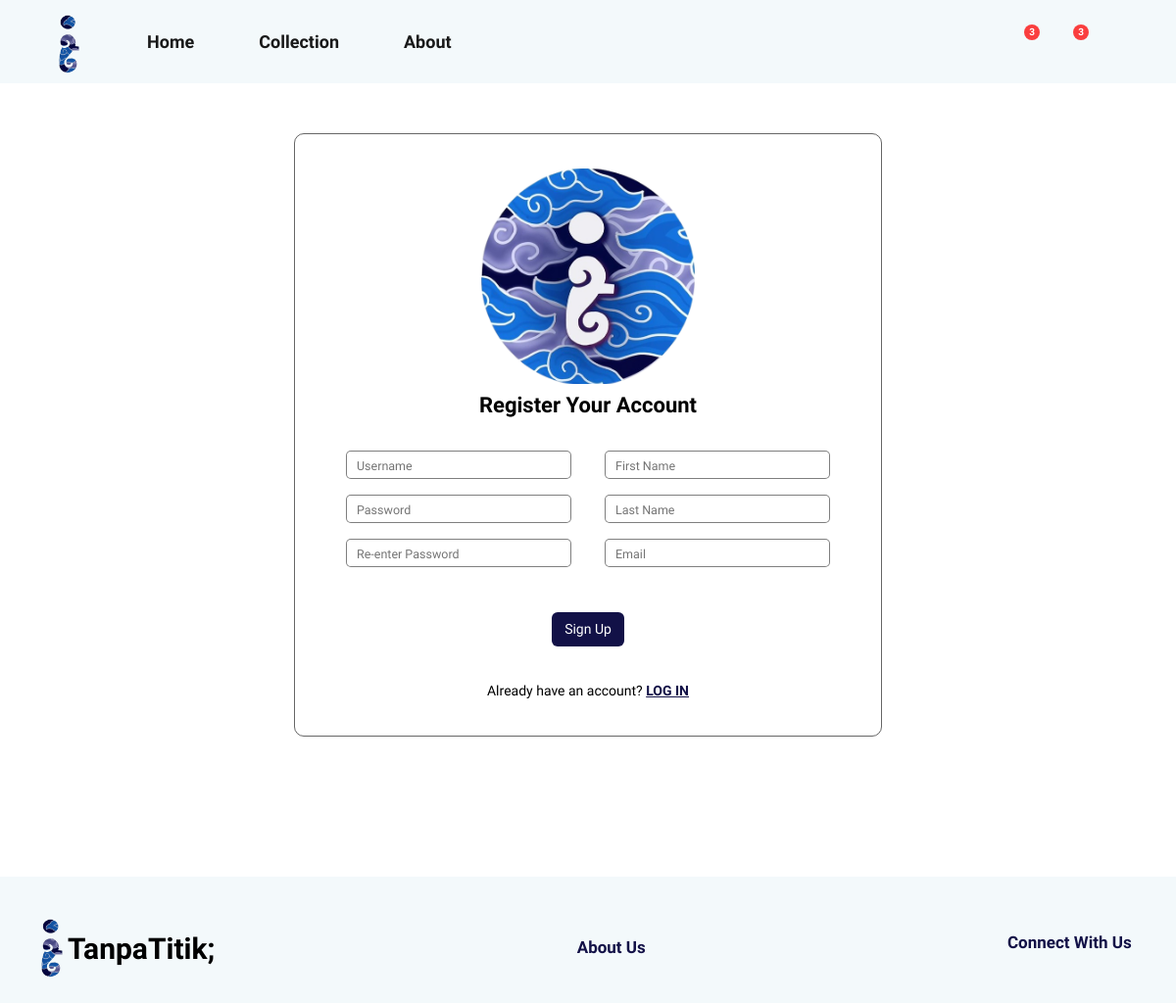
/register_page/ (signed in), run on the app's committed database.
### mainPage/models.py (models this page shows, shortened)
class Additional(models.Model):
    name = models.CharField(max_length=200)
    img = models.ImageField(null=True, blank=True, upload_to="images/") #TanpaTitik Logo

class Order(models.Model):
    customer = models.ForeignKey(Customer, on_delete=models.SET_NULL,null=True)
    status = models.ForeignKey(OrderStatus, on_delete=models.SET_NULL, null=True, blank=True)
    date_ordered = models.DateField(auto_now_add=True) # Not like that
    complete = models.BooleanField(default=False) # payment complete
    current = models.BooleanField(default=True) # if true, we can continue adding to cart. and displayed in the checkout page
    cancel = models.BooleanField(default=False)
    payment_method = models.CharField(max_length=200, null=True)
    transaction_id = models.CharField(max_length=200, null=True)
    terms = models.BooleanField(default=False)
    shipping_cost = models.IntegerField(default=0)
    delivery_time = models.CharField(max_length=200, null=True)
    @property
    def get_cart_items(self):
        orderitems = self.orderitem_set.all()
        total = sum([item.quantity for item in orderitems]) #The total quantity of the cart (all OrderItems)
        return total

class OrderItem(models.Model):
    product= models.ForeignKey(Products, on_delete=models.SET_NULL, blank=True, null=True) #When the customer is deleted, the OrderItem remains exist. However, the customer key is null
    order = models.ForeignKey(Order, on_delete=models.SET_NULL, blank=True, null=True)
    quantity = models.IntegerField(default=1)
    date_added = models.DateTimeField(auto_now_add=True, null=True, blank=True)

### mainPage/views.py (the view, shortened to what this page needs)
# urls.py: path("register_page/", views.registerPage, name="register_page"),
def registerPage(request):
    logo = Additional.objects.get(name="logo")
    logo2 = Additional.objects.get(name="logo2")
    form = CreateUserForm() #Replace UserCreationForm(). It's the replica or the modified form
    if request.user.is_authenticated:
        customer = request.user.customer
        order, created = Order.objects.get_or_create(customer=customer, current=True)
        customer_wishlist = Wishlist.objects.filter(customer=customer)
    else:
        customer = None
        order = {'get_cart_total':0, 'get_cart_items':0}
        customer_wishlist = []
    context = {"logo":logo,"logo2":logo2,"customer_wishlist":customer_wishlist,"customer":customer,"order":order,"form":form}
    return render(request,"registration/register.html",context)

### mainPage/forms.py
class CreateUserForm(UserCreationForm): #Replicate the original user creation form (UserCreationForm)
    class Meta:
        model = User
        fields = ['username','first_name','last_name','email','password1','password2']

### mainPage/templates/registration/register.html (shortened to what this page needs)
<!DOCTYPE html>
{% extends "main/base2.html" %}
{% load static %}
{% load custom_filters %}
    {% block head %}
    <link rel="stylesheet" type="text/css" href="{% static '/css/user/register.css' %}">
    <link rel="stylesheet" type="text/css" href="{% static '/css/cart_wishlist/cart.css' %}">
    {% endblock head %}
    {% block content %}
    <div class="container cart-wishlist-content" style="display:flex;justify-content:center">
      <div class="register-box">
        <div class="register-login-icon"><img src="{{logo2.img.url}}"></div>
        <div class="register-heading">Register Your Account</div>
        <div class="register-form">
          <form method="POST" action="">
            <div class="input-form" id="input-form">
              <div class="input-cont">{{form.username}}</div>
              <div class="input-cont">{{form.first_name}}</div>
              <div class="input-cont">{{form.password1}}</div>
              <div class="input-cont"> {{form.last_name}}</div>
              <div class="input-cont">{{form.password2}}</div>
              <div class="input-cont"> {{form.email}}</div>
            </div>
            <div class="btn-container"><button type="submit" name="create_user" class="btn register-login-button">Sign Up</button></div>
          </form>
        </div>
        <div class="register-login-footer">Already have an account? <a href="{% url 'login_page' %}">LOG IN</a></div>
      </div>
    </div>
    {% endblock %}

### mainPage/templates/main/base2.html (shortened to what this page needs)
<!DOCTYPE html>
{% load static %}
<html lang="en">
<head>
    <link href="https://cdn.jsdelivr.net/npm/bootstrap@5.2.3/dist/css/bootstrap.min.css" rel="stylesheet">
    <link rel="stylesheet" href="https://cdnjs.cloudflare.com/ajax/libs/font-awesome/4.7.0/css/font-awesome.min.css">
    <link rel="stylesheet" type="text/css" href="{% static '/css/general/base2.css' %}">
    <link rel="stylesheet" type="text/css" href="{% static '/css/general/footer.css' %}">
    {% block head %}
    {% endblock head %}
</head>
<body>
   <nav class="navbar navbar-expand-lg bg-body-tertiary fixed-top" id="navMain" style="margin:0px;padding:10px">
    <div class="container-fluid">
      <a class="navbar-brand" id="logo_div" href="#"><img class="logo" src="{{logo.img.url}}" alt="TanpaTitik"></a>
      <div class="collapse navbar-collapse" id="navbarNavAltMarkup">
        <ul class="navbar-nav me-auto mb-2 mb-lg-0">
          <li class="nav-item">
            <a class="nav-link active" aria-current="page" href="{% url 'home' %}">Home</a>
          </li>
          <li class="nav-item">
            <a class="nav-link active" aria-current="page" href="{% url 'home' %}#collection">Collection</a>
          </li>
          <li class="nav-item">
            <a class="nav-link active" href="{% url 'about' %}">About</a>
          </li>
        </ul>
      </div>
      <span class="navbar-text nav_text">
        <form method='POST' action="{% url 'home' %}#collection">
          <div class="search-box">
          </div>
        </form>
        <a href="{% url 'profile' %}" class="base-link"></a>
        <a href="{% url 'wishlist' %}" class="base-link">
          {% if customer_wishlist.count > 0 %}
          <span class="button_badge"><div>{{customer_wishlist.count}}</div></span>
          {% endif %}
        </a>
        <a href="{% url 'cart' %}" class="base-link">
          {% if order.get_cart_items > 0 %}
          <span class="button_badge"><div>{{order.get_cart_items}}</div></span>
          {% endif %}
        </a>
      </span>
    </div>
  </nav>
  <div class="spinner-border" id="spinner" role="status">
  </div>
<div id="content" ,name="content", class="main">
    {% block content %}{% endblock %}
</div>
<div class="container-fluid footer-container">
  <div class="container footer">
    <a href="{% url 'home' %}"><div class="footer-company"><img class="footer-logo" src="{{logo.img.url}}" alt="TanpaTitik"><div>TanpaTitik;</div></div></a>
    <a href="{% url 'about' %}"><div class="footer-link" style="cursor:pointer">About Us</div></a>
    <div class="footer-social">
      <div class="footer-link">
        Connect With Us
      </div>
    </div>
  </div>
</div>
</body>
</html>

### static/css/general/base2.css (style rules this page uses)
* { font-family: 'Raleway'; text-decoration: None; color:black; font-weight:600; padding:0px; margin:0px; }
#navMain { background-color:#F3F9FB !important; width:100%; font-weight:500; font-size:18px; height:85px; }
.nav-item { margin-right:50px; }
.nav-link { padding:0px; width:auto; }
.search-box { height:30px; display:flex; cursor:pointer; padding: 10px 20px; border-radius:30px; align-items:center; position:relative; top:3px; width:20px; right:4px; }
.nav_text { display:flex; justify-content:space-between; width:190px; margin-right:70px; font-size:1.3em; font-weight:bold; }
.nav_text > a { margin-left:26px; }
#logo_div { overflow:hidden; margin-right:50px; padding-right:8px; margin-left:35px; margin-top:5px; width:auto; }
.logo { position:relative; object-fit:contain; width:27px; height:60px; }
.base-link { display: inline-block; position: relative; width:33px; height:35px; }
.button_badge { background-color: #fa3e3e; border-radius: 10px; width:16px; height:16px; position: absolute; left:11px; }
.button_badge > div { text-align:center; font-size: 10px; color: white; line-height:16px; }

### static/css/general/footer.css (style rules this page uses)
.footer-container { background-color:#F3F9FB; height:129px; margin-top:143px; padding-top:40px; }
.footer { height:66px; display:flex; flex-wrap:wrap; justify-content:space-between; align-items:center; }
.footer-company { font-weight:600; font-size:30px; }
.footer-logo { position:relative; object-fit:contain; width:22px; height:60px; margin-right:5px; }
.footer-company > div { position:relative; display:inline-block; top:3px; }
.footer-link { color:#121147; font-weight:700; font-size:17px; }

### static/css/user/register.css (style rules this page uses)
.cart-wishlist-content { margin-top:100px !important; }
li { list-style:none; }
.register-box { border:1px solid rgba(1,1,1,0.6); border-radius:10px; width:600px; display:flex; flex-direction:column; align-items:center; padding:35px; }
.register-login-icon { width:220px; height:220px; margin-bottom:5px; }
.register-login-icon > img { object-fit:cover; width:100%; height:100%; }
.register-heading { font-size:22px; margin-bottom:30px; }
.register-form { width:100%; }
.input-form { display:flex; justify-content:space-around; flex-wrap:wrap; margin-bottom:10px; }
.input-form > div > input { width:230px; height:29px; border-radius:5px; padding:0px 10px 0px 10px; border:1px solid rgba(1,1,1,0.5); margin-bottom:16px; }
::placeholder { font-weight:500; font-size:12.5px; }
.btn-container { width:100%; display:flex; justify-content:center; }
.register-login-button { background-color:#121147; color:white; font-size:14px; margin-bottom:35px; margin-top:20px; }
.register-login-footer { font-weight:500; font-size:14px; }
.register-login-footer > a { color:#121147; text-decoration:underline; font-weight:600; }

### static/css/cart_wishlist/cart.css (style rules this page uses)
a { text-decoration:none; }
.cart-wishlist-content { margin-top:150px; height:auto; padding:0px; min-height:270px; }

### mainPage/templates/main/base2.html (style rules this page uses)
#content { display:none; }

### data on the page
Additional: img (picture)
Order: get_cart_items "3"
Additional: img (picture)

### other printed values
{{ customer_wishlist.count }} "3"
